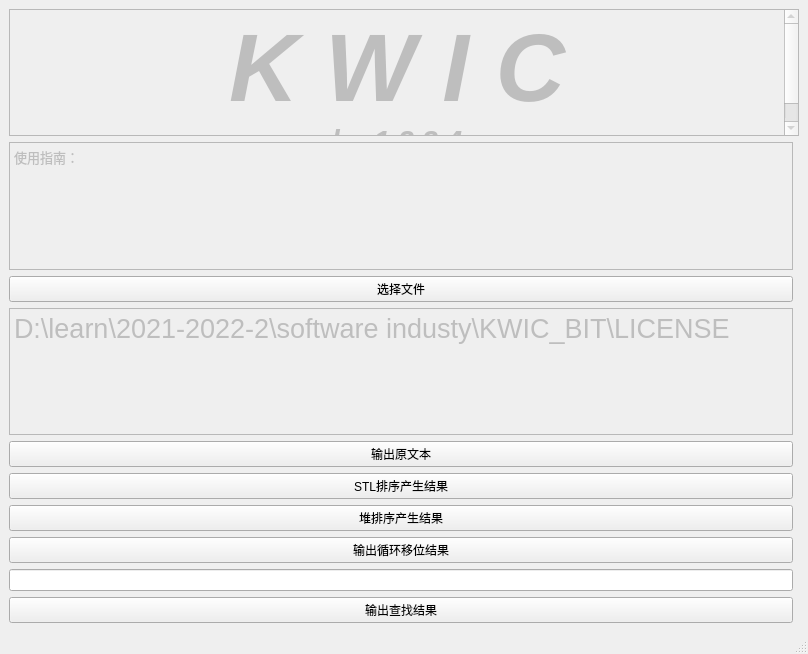
<?xml version="1.0" encoding="UTF-8"?>
<ui version="4.0">
 <class>MainWindow</class>
 <widget class="QMainWindow" name="MainWindow">
  <property name="geometry">
   <rect>
    <x>0</x>
    <y>0</y>
    <width>808</width>
    <height>654</height>
   </rect>
  </property>
  <property name="windowTitle">
   <string>MainWindow</string>
  </property>
  <widget class="QWidget" name="centralwidget">
   <layout class="QGridLayout" name="gridLayout">
    <item row="2" column="0">
     <widget class="QPushButton" name="file_Button">
      <property name="text">
       <string>选择文件</string>
      </property>
     </widget>
    </item>
    <item row="0" column="0" colspan="2">
     <widget class="QTextBrowser" name="textBrowser">
      <property name="enabled">
       <bool>false</bool>
      </property>
      <property name="html">
       <string>&lt;!DOCTYPE HTML PUBLIC &quot;-//W3C//DTD HTML 4.0//EN&quot; &quot;http://www.w3.org/TR/REC-html40/strict.dtd&quot;&gt;
&lt;html&gt;&lt;head&gt;&lt;meta name=&quot;qrichtext&quot; content=&quot;1&quot; /&gt;&lt;style type=&quot;text/css&quot;&gt;
p, li { white-space: pre-wrap; }
&lt;/style&gt;&lt;/head&gt;&lt;body style=&quot; font-family:'SimSun'; font-size:9pt; font-weight:400; font-style:normal;&quot;&gt;
&lt;p align=&quot;center&quot; style=&quot; margin-top:0px; margin-bottom:0px; margin-left:0px; margin-right:0px; -qt-block-indent:0; text-indent:0px;&quot;&gt;&lt;span style=&quot; font-size:72pt; font-weight:600; font-style:italic;&quot;&gt;K W I C&lt;/span&gt;&lt;/p&gt;
&lt;p align=&quot;center&quot; style=&quot; margin-top:0px; margin-bottom:0px; margin-left:0px; margin-right:0px; -qt-block-indent:0; text-indent:0px;&quot;&gt;&lt;span style=&quot; font-size:22pt; font-weight:600; font-style:italic;&quot;&gt;by 1,2,3,4&lt;/span&gt;&lt;/p&gt;&lt;/body&gt;&lt;/html&gt;</string>
      </property>
     </widget>
    </item>
    <item row="6" column="0">
     <widget class="QPushButton" name="sortRow_Button2">
      <property name="text">
       <string>堆排序产生结果</string>
      </property>
     </widget>
    </item>
    <item row="1" column="0">
     <widget class="QTextBrowser" name="textBrowser_2">
      <property name="enabled">
       <bool>false</bool>
      </property>
      <property name="html">
       <string>&lt;!DOCTYPE HTML PUBLIC &quot;-//W3C//DTD HTML 4.0//EN&quot; &quot;http://www.w3.org/TR/REC-html40/strict.dtd&quot;&gt;
&lt;html&gt;&lt;head&gt;&lt;meta name=&quot;qrichtext&quot; content=&quot;1&quot; /&gt;&lt;style type=&quot;text/css&quot;&gt;
p, li { white-space: pre-wrap; }
&lt;/style&gt;&lt;/head&gt;&lt;body style=&quot; font-family:'SimSun'; font-size:9pt; font-weight:400; font-style:normal;&quot;&gt;
&lt;p style=&quot; margin-top:0px; margin-bottom:0px; margin-left:0px; margin-right:0px; -qt-block-indent:0; text-indent:0px;&quot;&gt;&lt;span style=&quot; font-size:10pt;&quot;&gt;使用指南：&lt;/span&gt;&lt;/p&gt;&lt;/body&gt;&lt;/html&gt;</string>
      </property>
     </widget>
    </item>
    <item row="4" column="0">
     <widget class="QPushButton" name="origin_Button">
      <property name="enabled">
       <bool>true</bool>
      </property>
      <property name="text">
       <string>输出原文本</string>
      </property>
     </widget>
    </item>
    <item row="5" column="0">
     <widget class="QPushButton" name="sortRow_Button">
      <property name="enabled">
       <bool>true</bool>
      </property>
      <property name="text">
       <string>STL排序产生结果</string>
      </property>
     </widget>
    </item>
    <item row="3" column="0">
     <widget class="QTextBrowser" name="file_browser">
      <property name="enabled">
       <bool>false</bool>
      </property>
      <property name="html">
       <string>&lt;!DOCTYPE HTML PUBLIC &quot;-//W3C//DTD HTML 4.0//EN&quot; &quot;http://www.w3.org/TR/REC-html40/strict.dtd&quot;&gt;
&lt;html&gt;&lt;head&gt;&lt;meta name=&quot;qrichtext&quot; content=&quot;1&quot; /&gt;&lt;style type=&quot;text/css&quot;&gt;
p, li { white-space: pre-wrap; }
&lt;/style&gt;&lt;/head&gt;&lt;body style=&quot; font-family:'SimSun'; font-size:9pt; font-weight:400; font-style:normal;&quot;&gt;
&lt;p style=&quot; margin-top:0px; margin-bottom:0px; margin-left:0px; margin-right:0px; -qt-block-indent:0; text-indent:0px;&quot;&gt;&lt;span style=&quot; font-size:20pt;&quot;&gt;D:\learn\2021-2022-2\software industy\KWIC_BIT\LICENSE&lt;/span&gt;&lt;/p&gt;&lt;/body&gt;&lt;/html&gt;</string>
      </property>
     </widget>
    </item>
    <item row="7" column="0">
     <widget class="QPushButton" name="shift_Button">
      <property name="enabled">
       <bool>true</bool>
      </property>
      <property name="text">
       <string>输出循环移位结果</string>
      </property>
     </widget>
    </item>
    <item row="8" column="0">
     <widget class="QLineEdit" name="word_LineEdit"/>
    </item>
    <item row="9" column="0">
     <widget class="QPushButton" name="find_Button">
      <property name="enabled">
       <bool>true</bool>
      </property>
      <property name="text">
       <string>输出查找结果</string>
      </property>
     </widget>
    </item>
   </layout>
   <widget class="QWidget" name="widget" native="true">
    <property name="geometry">
     <rect>
      <x>10</x>
      <y>0</y>
      <width>120</width>
      <height>80</height>
     </rect>
    </property>
   </widget>
  </widget>
  <widget class="QStatusBar" name="statusbar"/>
 </widget>
 <resources/>
 <connections/>
</ui>
